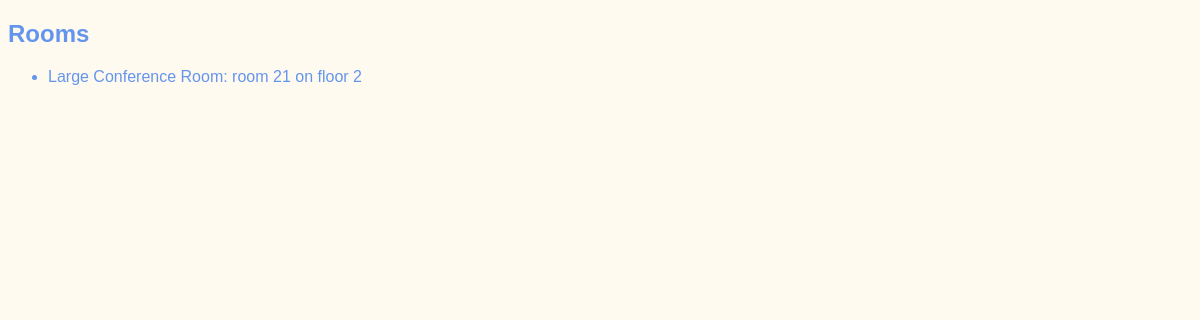
Page /meetings/rooms on the earlier database version.
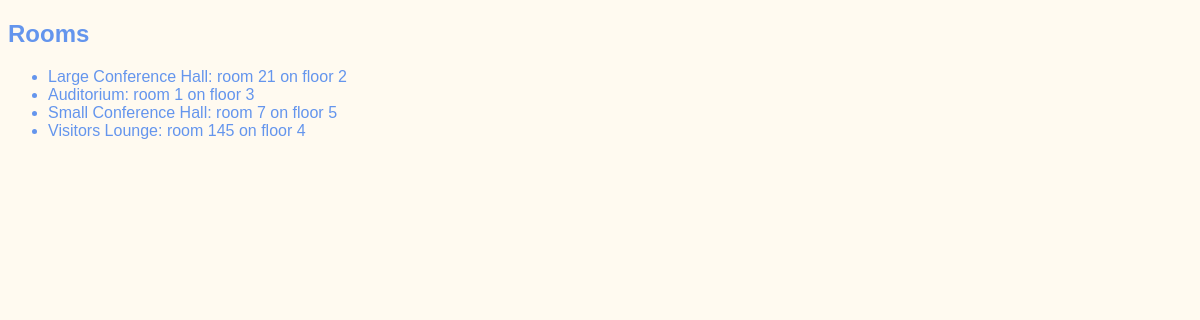
Same page on the later database version.
### meetings/models.py (models this page shows)
class Room(models.Model):
    name = models.CharField(max_length=50)
    floor = models.IntegerField()
    room_number = models.IntegerField()
    def __str__(self) -> str:
        return f"{self.name}: room {self.room_number} on floor {self.floor}"

### meetings/views.py (the view)
# urls.py: path('rooms', views.rooms, name="rooms"),
def rooms(request):
    return render(request, "meetings/rooms.html", {"rooms": Room.objects.all()})

### meetings/templates/meetings/rooms.html (shortened to what this page needs)
{% extends "base.html" %}
{% block content %}
    <h2>Rooms</h2>
    <ul>
        {% for room in rooms %}
        <li> {{ room }} </li>
        {% endfor %}
    </ul>
{% endblock %}

### website/templates/base.html (shortened to what this page needs)
{%  load static %}
<!DOCTYPE html>
<html lang="en">
<head>
    <link rel="stylesheet"
            href="{% static 'website/style.css' %}">
</head>
<body>
    {%  block content %}
    {% endblock %}
</body>
</html>

### website/static/website/style.css (style rules this page uses)
body { font-family: sans-serif; color: cornflowerblue; background-color: floralwhite; }

Differences in the rows shown:
changed Room: name+room_number+floor "Large Conference Room: room 21 on floor 2" → "Large Conference Hall: room 21 on floor 2"
added Room: name+room_number+floor "Auditorium: room 1 on floor 3"
added Room: name+room_number+floor "Small Conference Hall: room 7 on floor 5"
added Room: name+room_number+floor "Visitors Lounge: room 145 on floor 4"
